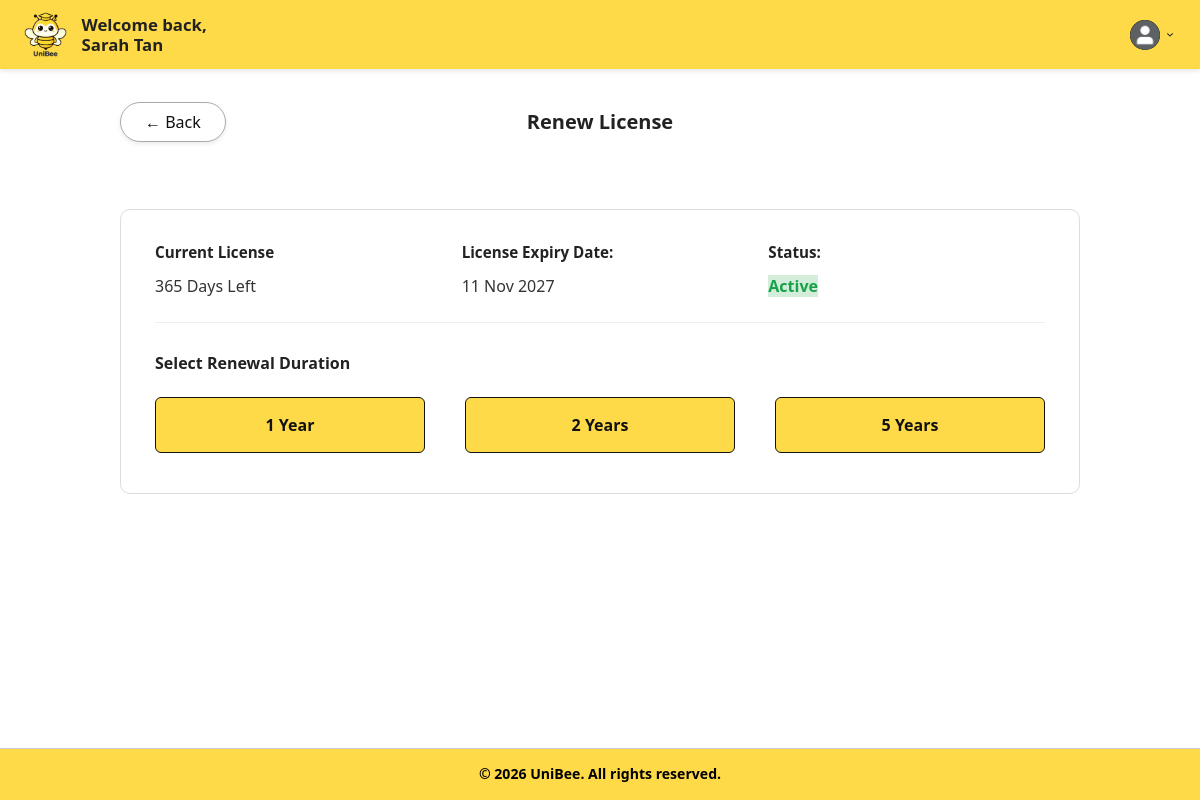
/boundary/renewLicensePage.php (signed in), run on the app's committed database.
### tables this page shows
CREATE TABLE UniversityLicenses (
    id INT PRIMARY KEY AUTO_INCREMENT,
    universityId INT NOT NULL,
    licenseId INT NOT NULL,
    startDate DATE NOT NULL,
    expiryDate DATE NOT NULL,
    status VARCHAR(50) DEFAULT 'active',
    renewedBy INT,
    createdAt DATETIME DEFAULT CURRENT_TIMESTAMP,
    updatedAt DATETIME DEFAULT CURRENT_TIMESTAMP ON UPDATE CURRENT_TIMESTAMP,
    FOREIGN KEY (universityId) REFERENCES Universities(id) ON DELETE CASCADE,
    FOREIGN KEY (licenseId) REFERENCES Licenses(id),
    FOREIGN KEY (renewedBy) REFERENCES Users(id) ON DELETE SET NULL
);

### controller/renewLicenseController.php (called while the page is built, shortened)
<?php
require_once '../entity/universities.php';
require_once '../database/database.php';
class RenewLicenseController
{
    private $db;
    private $universityId;
    public function __construct()
    {
        $database = new Database();
        $this->db = $database->connect();
        $this->universityId = (int) ($_SESSION['university_id'] ?? 0);
    }
    public function getUniversity()
    {
        $stmt = $this->db->prepare("SELECT * FROM Universities WHERE id = ?");
        $stmt->execute([$this->universityId]);
        $row = $stmt->fetch(PDO::FETCH_ASSOC);
        return new Universities(
            $row['id'],
            $row['name'],
            $row['institutionType'],
            $row['country'],
            $row['postalCode'],
            $row['status'],
            $row['suspensionReason'],
            $row['registrationDate'],
            $row['updatedAt'],
            $row['subscriptionPlan'],
            $this->db
        );
    }
}

### database/database.php (called while the page is built, shortened)
<?php
class Database
{
    private $host = 'localhost:3307';
    private $dbname = 'unibee';
    private $username = 'root';
    private $password = '';
    public function connect()
    {
        try {
            $this->pdo = new PDO(
                "mysql:host={$this->host};dbname={$this->dbname}",
                $this->username,
                $this->password
            );
            $this->pdo->setAttribute(PDO::ATTR_ERRMODE, PDO::ERRMODE_EXCEPTION);
            return $this->pdo;
        } catch (PDOException $e) {
            die("Database connection failed: " . $e->getMessage());
        }
    }
}

### entity/universities.php (called while the page is built, shortened)
<?php
require_once __DIR__ . "/../database/database.php";
class Universities
{
    private $id;
    private $db;
    public function __construct(
        $id = null,
        $name = null,
        $institutionType = null,
        $country = null,
        $postalCode = null,
        $status = null,
        $suspensionReason = null,
        $registrationDate = null,
        $updatedAt = null,
        $subscriptionPlan = null,
        $db = null
    ) {
        $this->id = $id;
        $this->db = $db;
    }
    public function getCurrentLicense()
    {
        $stmt = $this->db->prepare(
            "SELECT ul.id, ul.universityId, ul.startDate, ul.expiryDate, ul.status,
                    l.name AS licenseName, l.durationYears
             FROM UniversityLicenses ul
             JOIN Licenses l ON l.id = ul.licenseId
             WHERE ul.universityId = ?
             ORDER BY ul.expiryDate DESC
             LIMIT 1"
        );
        $stmt->execute([$this->id]);
        $row = $stmt->fetch(PDO::FETCH_ASSOC);
        return $row ?: null;
    }
}

### boundary/renewLicensePage.php (the view, shortened to what this page needs)
<?php
require_once "../controller/renewLicenseController.php";
$controller = new RenewLicenseController();
$university = $controller->getUniversity();
$currentLicense = $university ? $university->getCurrentLicense() : null;
$daysLeft = 0;
$expiryFormatted = '—';
$statusLabel = 'No License';
$statusClass = 'status-inactive';
if ($currentLicense) {
    $expiryTs = strtotime($currentLicense['expiryDate']);
    $daysLeft = max(0, (int) ceil(($expiryTs - time()) / 86400));
    $expiryFormatted = date('d M Y', $expiryTs);
    $statusLabel = ucfirst($currentLicense['status']);
    $statusClass = strtolower($currentLicense['status']) === 'active'
        ? 'status-active'
        : 'status-inactive';
}
?>
<!DOCTYPE html>
<html lang="en">
<head>
    <link rel="stylesheet" href="../style.css">
</head>
<body>
    <header class="header">
        <div class="logo-container">
            <a href="universityAdminDashboardPage.php">
                <img src="../images/uniBeeLogo.png" alt="UniBee Logo">
            </a>
        </div>
        <div class="welcome-message">
            <span>Welcome back,</span>
            <strong>
                <?php echo htmlspecialchars($_SESSION['user_name'] ?? 'University Admin'); ?>
            </strong>
        </div>
        <div class="dashboard-header-right">
            <div class="profile-dropdown">
                <div class="profile-container" onclick="toggleDropdown()">
                    <img src="../images/profilePic.png" alt="Profile" class="profile-icon">
                    <img src="../images/dropdown.png" alt="Menu" class="dropdown-arrow">
                </div>
            </div>
        </div>
    </header>
    <div class="renew-page-header">
        <a href="universityAdminDashboardPage.php" class="btn-back renew-back-button">
            &#8592; Back
        </a>
        <h1 class="renew-page-title">Renew License</h1>
    </div>
    <main class="renew-page">
        <div class="renew-card">
            <div class="license-info-grid">
                <div class="license-info-item">
                    <span class="label">Current License</span>
                    <span class="value">
                        <?php echo $currentLicense ? $daysLeft . ' Days Left' : '—'; ?>
                    </span>
                </div>
                <div class="license-info-item">
                    <span class="label">License Expiry Date:</span>
                    <span class="value">
                        <?php echo htmlspecialchars($expiryFormatted); ?>
                    </span>
                </div>
                <div class="license-info-item">
                    <span class="label">Status:</span>
                    <span class="value <?php echo htmlspecialchars($statusClass); ?>">
                        <?php echo htmlspecialchars($statusLabel); ?>
                    </span>
                </div>
            </div>
            <h2 class="duration-title">Select Renewal Duration</h2>
            <div class="duration-buttons">
                <button type="button" class="duration-btn" onclick="confirmRenew(1)">1 Year</button>
                <button type="button" class="duration-btn" onclick="confirmRenew(2)">2 Years</button>
                <button type="button" class="duration-btn" onclick="confirmRenew(5)">5 Years</button>
            </div>
        </div>
    </main>
    <footer>
        <div class="footer-bottom-bar">
            &copy; 2026 UniBee. All rights reserved.
        </div>
    </footer>
</body>
</html>

### boundary/renewLicensePage.php (style rules this page uses)
.renew-page-header { display: grid; grid-template-columns: 1fr auto 1fr; align-items: center; width: 100%; min-height: 45px; margin: 30px 0 25px; padding-left: max(10%, calc((100% - 1050px) / 2)); padding-right: max(10%, calc((100% - 1050px) / 2)); box-sizing: border-box; }
.renew-back-button { grid-column: 1; justify-self: start; margin: 0; }
.renew-page-title { grid-column: 2; justify-self: center; margin: 0; text-align: center; font-size: 1.25rem; white-space: nowrap; }
.renew-page { width: 80%; max-width: 1050px; margin: 0 auto; padding: 30px 0 60px; box-sizing: border-box; }
.renew-card { border: 1px solid #ddd; border-radius: 10px; background: #fff; padding: 30px 34px 40px; margin-top: 10px; }
.license-info-grid { display: grid; grid-template-columns: 1fr 1fr 1fr; gap: 30px; padding-bottom: 22px; border-bottom: 1px solid #eee; margin-bottom: 28px; }
.license-info-item .label { display: block; font-size: 0.95rem; font-weight: 700; color: #222; margin-bottom: 10px; }
.license-info-item .value { font-size: 1rem; color: #333; }
.license-info-item .status-active { color: #16a34a; font-weight: 700; }
.duration-title { font-size: 1rem; font-weight: 700; color: #222; margin: 0 0 20px 0; }
.duration-buttons { display: flex; gap: 40px; flex-wrap: wrap; }
.duration-btn { flex: 1; min-width: 180px; padding: 16px 24px; background: var(--bg-yellow); color: #111; border: 1px solid #111; border-radius: 6px; font-size: 1rem; font-weight: 600; cursor: pointer; transition: background-color 0.2s ease; }

### data on the page
universitylicenses: expiryDate "365", expiryDate "11 Nov 2027", status "Active"

### other printed values
$_SESSION['user_name'] "Sarah Tan"
